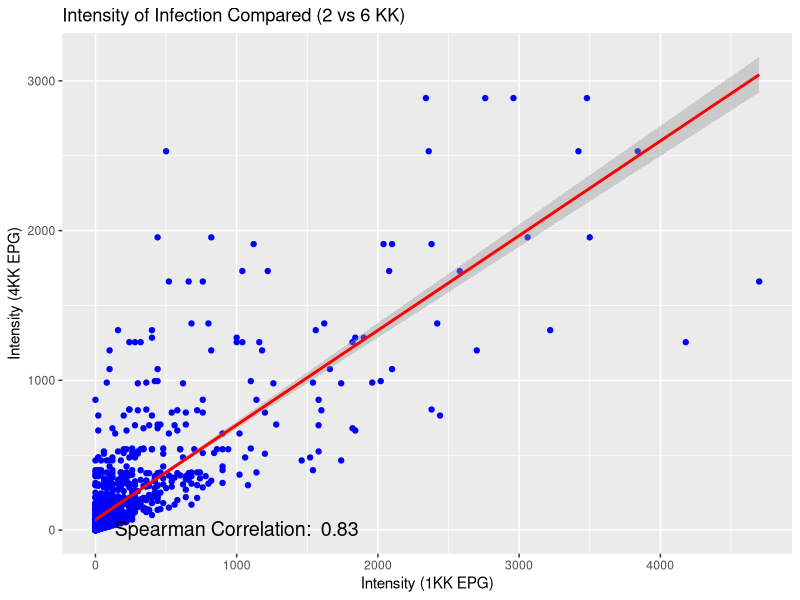
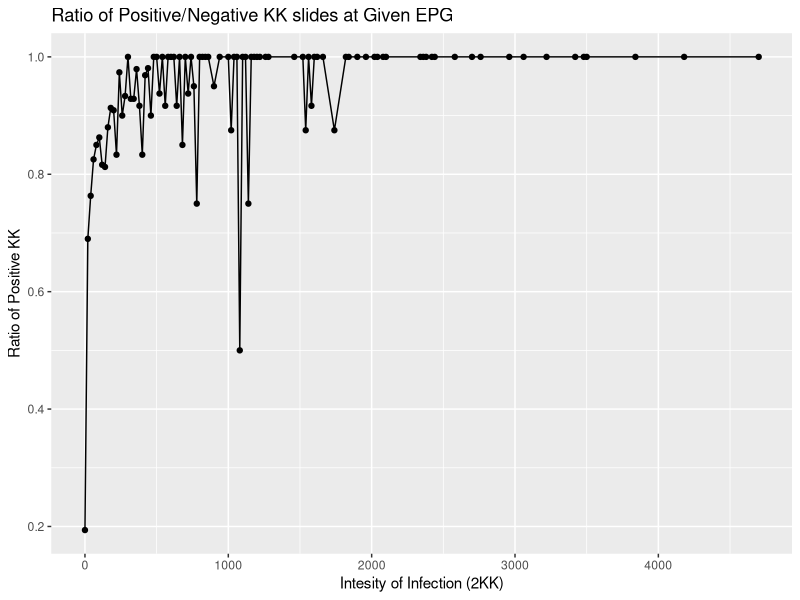
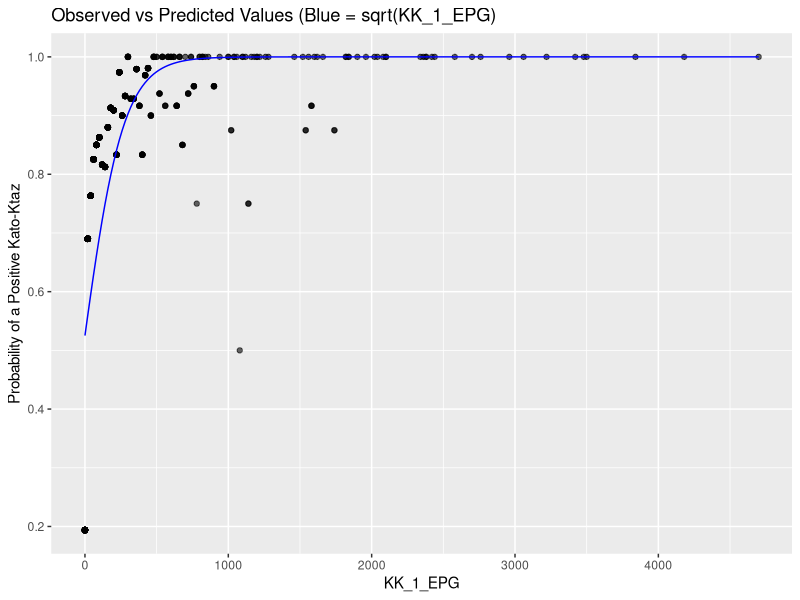
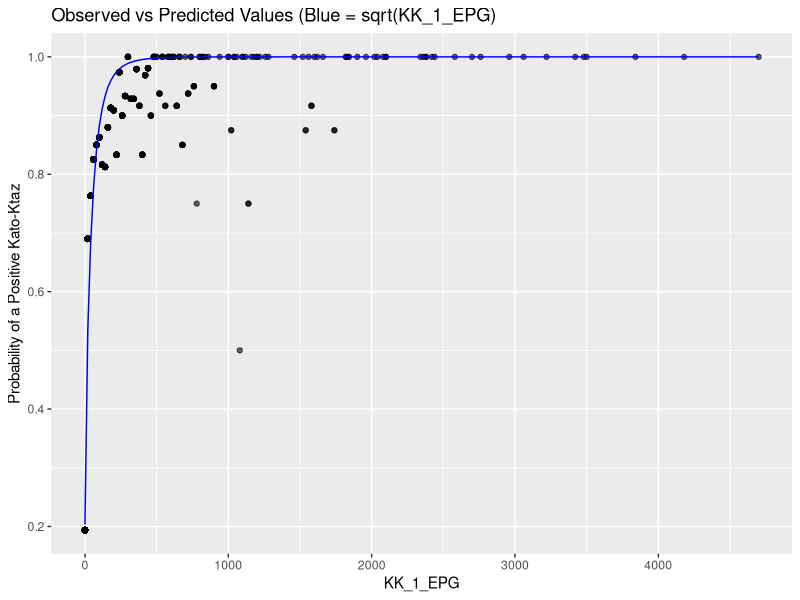
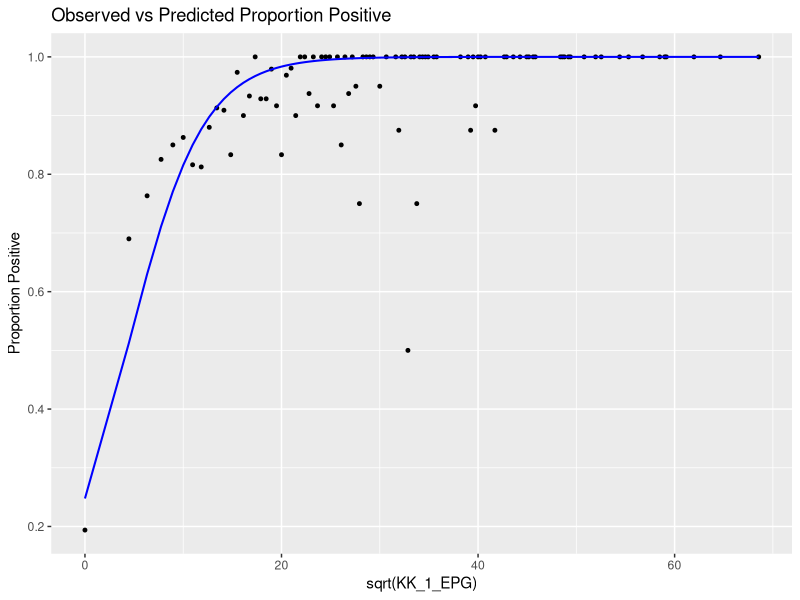
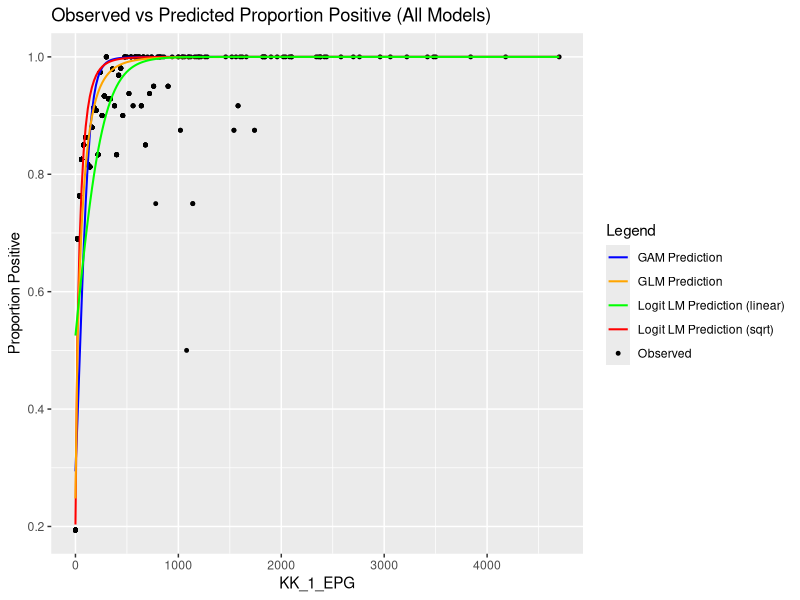
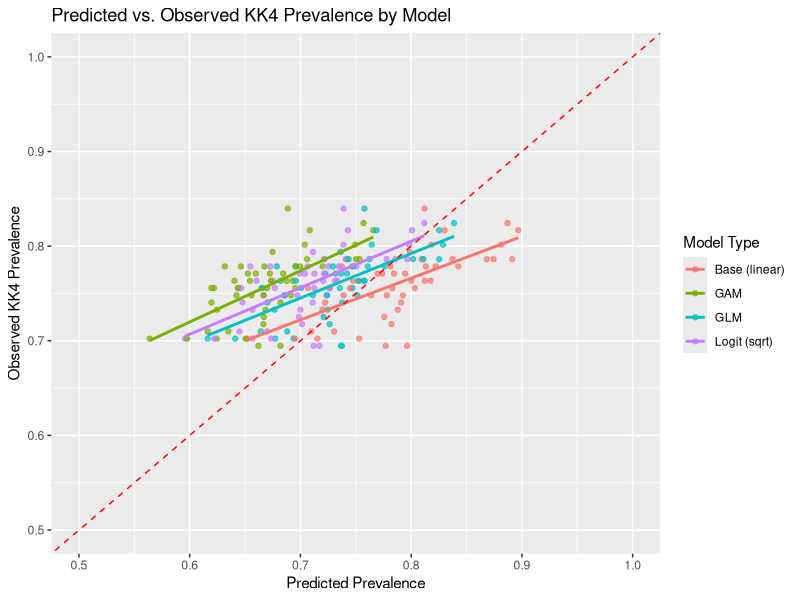
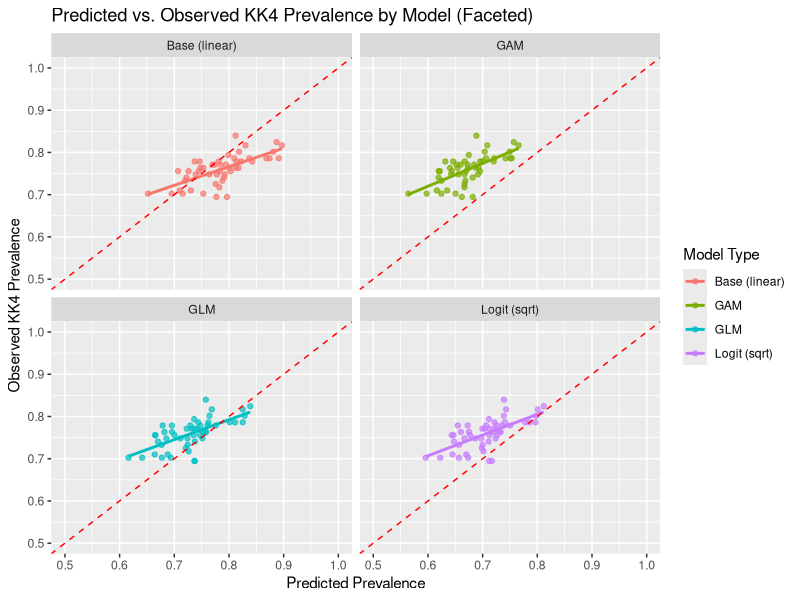

Write the R code that produced these figures, in order.
#Prevalence Prediction from KK intentisty of infection using linear regression. 

#Utilisation of a model trained on KK1 from a single stool to predict probability of detecting a positive
#at this EPG based on a village population also tested with 4KK from 4 stools. Detecting Schistosoma Mansoni

########Data Manipulation########

df <- read.csv("SM_Data_4kk_n327.csv")
dim(df)
head(df)

#Selecting only Columns required
selected_df <- df[, c(2:6, 8, 10)]
head(selected_df)

#Multiplying to get EPG - not needed but helps visualise the data. 
selected_df[1:4] <- selected_df[1:4]*20
View(selected_df)
# Load the tidyverse package
library(tidyverse)

# Use pivot_longer to reshape the data - treating each KK1 for each individual as a seporate event. 
#maximising number of observations and the variability possible for each KK4 event. 
long_df <- selected_df %>%
  pivot_longer(
    cols = -c(MPEG, Prob_pos, KK_POS),  # Exclude both KK_4_EPG and KK_POS
    names_to = "Combination",
    values_to = "Value"
  )

# View the first few rows of the long format dataframe
head(long_df)

library(dplyr)
selected_df <- select(long_df, -Combination)

head(selected_df)

selected_df <- selected_df %>%
  rename(KK_1_EPG = Value)

selected_df <- selected_df %>%
  rename(KK_4_EPG = MPEG)

selected_df <- selected_df[, c("KK_4_EPG", "KK_1_EPG", "KK_POS", "Prob_pos")]

write.csv(selected_df, "KK_Count_long_4KK.csv")

head(selected_df)
dim(selected_df)

combined_df <- selected_df

# Calculate Spearman correlation and p-value
cor_test <- cor.test(combined_df$KK_1_EPG, combined_df$KK_4_EPG, method = "spearman")

# Extract the Spearman correlation coefficient
correlation <- cor_test$estimate

library(ggplot2)

# Create ggplot
ggplot(combined_df, aes(x = KK_1_EPG, y = KK_4_EPG)) +
  geom_point(color = "blue") +  # Plot the points
  geom_smooth(method = "lm", se = TRUE, color = "red") +  # Add linear model line
  labs(
    title = "Intensity of Infection Compared (2 vs 6 KK)",
    x = "Intensity (1KK EPG)",
    y = "Intensity (4KK EPG)"
  ) +
  annotate("text", x = 1000, y = 10, 
           label = paste("Spearman Correlation: ", round(correlation, 2)), 
           color = "black", size = 5)

##creating table for analysis - grouping by positive KK's by KK1 EPG. 

# Convert table to dataframe
library(dplyr)

# Create df_table using dplyr instead of table()
df_table <- combined_df %>%
  count(KK_POS, KK_1_EPG, name = "Count") %>%  # Count occurrences
  arrange(KK_1_EPG, KK_POS)  # Optional: Arrange for better readability

# Print the dataframe
print(df_table)

library(dplyr)

# Compute weighted sum and total count by KK_1_EPG - probabiltiy of positive KK by each EPG 
# Create the summarized table with counts for each KK_POS as columns
df_table_sum <- df_table %>%
  mutate(weighted_value = KK_POS * Count) %>%  # Calculate weighted value
  group_by(KK_1_EPG) %>%  # Group by KK_1_EPG
  summarise(
    Sum_Weighted_Value = sum(weighted_value),  # Sum of weighted values
    Total_Count = sum(Count) * 4,  # Sum of counts for each KK_1_EPG
    `0` = sum(Count[KK_POS == 0]),  # Count for KK_POS == 0
    `1` = sum(Count[KK_POS == 1]),  # Count for KK_POS == 1
    `2` = sum(Count[KK_POS == 2]),  # Count for KK_POS == 2
    `3` = sum(Count[KK_POS == 3]),  # Count for KK_POS == 2
    `4` = sum(Count[KK_POS == 4])   # Count for KK_POS == 3
  ) %>%
  ungroup()  # Ensure no grouping remains

# Print the result
print(df_table_sum)

# Assuming df_table_sum already exists as shown in the example - calculate proportion of positive 
#KK's at each reported KK1 EPG

df_table_sum <- df_table_sum %>%
  mutate(Ratio_Weighted_Value_Per_Count = Sum_Weighted_Value / Total_Count)

# Print the updated dataframe
print(df_table_sum)

# Create the plot
ggplot(df_table_sum, aes(x = KK_1_EPG, y = Ratio_Weighted_Value_Per_Count)) +
  geom_line() +  # Line plot
  geom_point() +  # Add points to the plot
  labs(
    title = "Ratio of Positive/Negative KK slides at Given EPG",
    x = "Intesity of Infection (2KK)",
    y = "Ratio of Positive KK"
  )

# Perform the join and merge the probability values back with 
combined_df <- combined_df %>%
  left_join(df_table_sum %>%
              select(KK_1_EPG, Ratio_Weighted_Value_Per_Count), 
            by = "KK_1_EPG")

# View the updated combined_df
head(combined_df)

### building the model####
#logit transform the probabity of identiying the kato katz at a speicfic EPG
# Ensure the values are between 0 and 1, if necessary
# Adjust values that are exactly 0 or 1 to avoid logit issues

combined_df$Ratio_Weighted_Value_Per_Count <- as.numeric(combined_df$Ratio_Weighted_Value_Per_Count)

combined_df <- combined_df %>%
  mutate(
    Ratio_adjusted = ifelse(Ratio_Weighted_Value_Per_Count == 1, 0.9999999,
                            Ratio_Weighted_Value_Per_Count),
    Ratio_logit = log(Ratio_adjusted / (1 - Ratio_adjusted))
  )

#Check its worked. 
max(combined_df$Ratio_adjusted)
min(combined_df$Ratio_adjusted)

model_logit <- lm(Ratio_logit ~ KK_1_EPG, data = combined_df)
model_logit_lm <- lm(Ratio_logit ~ sqrt(KK_1_EPG), data = combined_df)


anova(model_logit_lm, model_logit)

# Step 2: Get predicted logit_base values for basic model
combined_df$predicted_logit_base <- predict(model_logit, newdata = combined_df)

# Reverse logit transformation to get predicted values back on the original scale
combined_df$predicted_base_original <- 1 / (1 + exp(-combined_df$predicted_logit_base))

ggplot(combined_df, aes(x = KK_1_EPG, y = Ratio_Weighted_Value_Per_Count)) +
  geom_point(alpha = 0.6) +  # Observed points
  geom_line(aes(x = KK_1_EPG, y = predicted_base_original), color = "blue") +  # Predicted line
  labs(
    title = "Observed vs Predicted Values (Blue = sqrt(KK_1_EPG)",
    x = "KK_1_EPG",
    y = "Probability of a Positive Kato-Ktaz"
  )

# Step 2: Get predicted logit values for sqrt() model
combined_df$predicted_logit <- predict(model_logit_lm, newdata = combined_df)

# Reverse logit transformation to get predicted values back on the original scale
combined_df$predicted_original <- 1 / (1 + exp(-combined_df$predicted_logit))

ggplot(combined_df, aes(x = KK_1_EPG, y = Ratio_Weighted_Value_Per_Count)) +
  geom_point(alpha = 0.6) +  # Observed points
  geom_line(aes(x = KK_1_EPG, y = predicted_original), color = "blue") +  # Predicted line
  labs(
    title = "Observed vs Predicted Values (Blue = sqrt(KK_1_EPG)",
    x = "KK_1_EPG",
    y = "Probability of a Positive Kato-Ktaz"
  )

#####Additional Models exploring GLM and Generalized Additive Model######
View(df_table_sum)

#this uses the values obtained in the summary table 'df_table_sum'
model_glm <- glm(cbind(Sum_Weighted_Value, Total_Count - Sum_Weighted_Value) ~ sqrt(KK_1_EPG),
                 family = binomial(link = "logit"), data = df_table_sum)

df_table_sum$predicted_prob <- predict(model_glm, type = "response")

#now join with the original dataset with individual level data
library(dplyr)

combined_df <- combined_df %>%
  left_join(df_table_sum %>% select(KK_1_EPG, Sum_Weighted_Value, Total_Count), by = "KK_1_EPG")

combined_df <- combined_df %>%
  select(-Sum_Weighted_Value, -Total_Count)

combined_df$predicted_prob_glm <- predict(model_glm, newdata = combined_df, type = "response")

library(ggplot2)

ggplot(df_table_sum, aes(x = sqrt(KK_1_EPG))) +
  geom_point(aes(y = Sum_Weighted_Value / Total_Count), color = "black", size = 1) +  # Observed proportion
  geom_line(aes(y = predicted_prob), color = "blue", size = 0.7) +  # Predicted probability
  labs(
    x = "sqrt(KK_1_EPG)",
    y = "Proportion Positive",
    title = "Observed vs Predicted Proportion Positive"
  )

#GAM model
library(mgcv)

model_gam <- gam(Ratio_logit ~ s(KK_1_EPG), data = combined_df)

combined_df$predicted_logit_gam <- predict(model_gam)

combined_df$predicted_prob_gam <- 1 / (1 + exp(-combined_df$predicted_logit_gam))

#plot all models on single plot with raw data. 
ggplot(combined_df, aes(x = KK_1_EPG)) +
  geom_point(aes(y = Ratio_adjusted, color = "Observed"), size = 1) +
  geom_line(aes(y = predicted_prob_gam, color = "GAM Prediction"), size = 0.7) +
  geom_line(aes(y = predicted_original, color = "Logit LM Prediction (sqrt)"), size = 0.7) +
  geom_line(aes(y = predicted_prob_glm, color = "GLM Prediction"), size = 0.7) +
  geom_line(aes(y = predicted_base_original, color = "Logit LM Prediction (linear)"), size = 0.7) +
  scale_color_manual(
    name = "Legend",
    values = c(
      "Observed" = "black",
      "GAM Prediction" = "blue",
      "Logit LM Prediction (sqrt)" = "red",
      "GLM Prediction" = "orange",
      "Logit LM Prediction (linear)" = "green"
    )
  ) +
  labs(
    x = "KK_1_EPG",
    y = "Proportion Positive",
    title = "Observed vs Predicted Proportion Positive (All Models)"
  )

#model_logit
#model_logit_lm
#model_glm
#model_gam

######Testing model predictions######

#Reverse the probability of being detected to calculate the probability of missed diagnosis
#if this was detected how many were missed? 
combined_df$ProbPosScor_base <- 1/combined_df$predicted_base_original
combined_df$ProbPosScor <- 1/combined_df$predicted_original
combined_df$ProbPosScor_gam <- 1/combined_df$predicted_prob_gam
combined_df$ProbPosScor_glm <- 1/combined_df$predicted_prob_glm

#only calculate on the positive individuals.
#this is the number of probable positives in the population based off the individual level EPG divided by the numbr of individuals in the population
pred_prev_base <- sum(combined_df$ProbPosScor_base[combined_df$KK_1_EPG != 0]) / nrow(combined_df)
pred_prev <- sum(combined_df$ProbPosScor[combined_df$KK_1_EPG != 0]) / nrow(combined_df)
pred_prev_gam <- sum(combined_df$ProbPosScor_gam[combined_df$KK_1_EPG != 0]) / nrow(combined_df)
pred_prev_glm <- sum(combined_df$ProbPosScor_glm[combined_df$KK_1_EPG != 0]) / nrow(combined_df)

#View the predicted prevalence of positive individuals
pred_prev_base
#0.7815509
pred_prev
#0.7018444
pred_prev_gam
#0.8471201
pred_prev_glm
#0.7385028

#calculate the prevalence as determien by KK4
KK4_prev <- sum(combined_df$KK_4_EPG != 0) / nrow(combined_df)
#0.7607362

#####Test and Train of model same visits 1:10 split CV####
#this gives us the ability to explore how each model works at different prevalence levels and vague sense of accuracy on unknown data
names(combined_df)

set.seed(123)  # For reproducibility

run_model_multiple_times <- function(data, n_iter = 50) {
  results <- data.frame(
    iteration = integer(), 
    KK1_mean = numeric(),
    KK1_median = numeric(),
    KK1_max = numeric(),
    KK1_pos_count = integer(),
    light_count = integer(),
    moderate_count = integer(),
    heavy_count = integer(),
    pred_prev_logit = numeric(),
    pred_prev_base = numeric(),
    pred_prev_glm = numeric(),
    pred_prev_gam = numeric(),
    KK4_prev = numeric(),
    KK2_prev = numeric()
  )  
  
  for (i in 1:n_iter) {
    # Random split
    train_indices <- sample(seq_len(nrow(data)), size = 0.9 * nrow(data))
    train_data <- data[train_indices, ]
    test_data <- data[-train_indices, ]
    
    # Compute summary stats from test set
    KK1_mean <- mean(test_data$KK_1_EPG, na.rm = TRUE)
    KK1_median <- median(test_data$KK_1_EPG, na.rm = TRUE)
    KK1_max <- max(test_data$KK_1_EPG, na.rm = TRUE)
    KK1_pos_count <- sum(test_data$KK_1_EPG > 0, na.rm = TRUE)
    
    # Intensity categories
    light_count <- sum(test_data$KK_1_EPG >= 1 & test_data$KK_1_EPG <= 99, na.rm = TRUE)
    moderate_count <- sum(test_data$KK_1_EPG >= 100 & test_data$KK_1_EPG <= 399, na.rm = TRUE)
    heavy_count <- sum(test_data$KK_1_EPG >= 400, na.rm = TRUE)
    
    # Compute prevalence
    KK4_prev <- sum(test_data$KK_4_EPG != 0) / nrow(test_data)  
    KK2_prev <- sum(test_data$KK_1_EPG != 0) / nrow(test_data)  
    
    # Transform and fit models
    train_data <- train_data %>%
      mutate(
        Ratio_adjusted = pmin(pmax(Ratio_Weighted_Value_Per_Count, 1e-10), 1 - 0.000001),
        Ratio_logit = log(Ratio_adjusted / (1 - Ratio_adjusted))
      )
    
    test_data <- test_data %>%
      mutate(Ratio_adjusted = pmin(pmax(Ratio_Weighted_Value_Per_Count, 1e-10), 1 - 0.000001))
    
    model_logit_lm <- lm(Ratio_logit ~ sqrt(KK_1_EPG), data = train_data)
    model_base <- lm(Ratio_logit ~ KK_1_EPG, data = train_data)
    model_glm <- glm(Ratio_adjusted ~ sqrt(KK_1_EPG), data = train_data, family = binomial)
    model_gam <- gam(Ratio_adjusted ~ s(sqrt(KK_1_EPG)), data = train_data)
    
    # Predict
    test_data$predicted_logit <- predict(model_logit_lm, newdata = test_data)
    test_data$predicted_original_logit <- 1 / (1 + exp(-test_data$predicted_logit))
    
    test_data$predicted_base <- predict(model_base, newdata = test_data)
    test_data$predicted_original_base <- 1 / (1 + exp(-test_data$predicted_base))
    
    test_data$predicted_glm <- predict(model_glm, newdata = test_data, type = "response")
    test_data$predicted_gam <- predict(model_gam, newdata = test_data, type = "response")
    
    # Prevalence prediction
    pred_prev_logit <- sum(1 / test_data$predicted_original_logit[test_data$KK_1_EPG != 0]) / nrow(test_data)
    pred_prev_base <- sum(1 / test_data$predicted_original_base[test_data$KK_1_EPG != 0]) / nrow(test_data)
    pred_prev_glm <- sum(1 / test_data$predicted_glm[test_data$KK_1_EPG != 0]) / nrow(test_data)
    pred_prev_gam <- sum(1 / test_data$predicted_gam[test_data$KK_1_EPG != 0]) / nrow(test_data)
    
    # Store results
    results <- rbind(results, data.frame(
      iteration = i,
      KK1_mean = KK1_mean,
      KK1_median = KK1_median,
      KK1_max = KK1_max,
      KK1_pos_count = KK1_pos_count,
      light_count = light_count,
      moderate_count = moderate_count,
      heavy_count = heavy_count,
      pred_prev_logit = pred_prev_logit,
      pred_prev_base = pred_prev_base,
      pred_prev_glm = pred_prev_glm,
      pred_prev_gam = pred_prev_gam,
      KK4_prev = KK4_prev,
      KK2_prev = KK2_prev
    ))
  }
  
  return(results)
}

# Run the function
results_v1 <- run_model_multiple_times(combined_df)

View(results_v1)

final_results <- results_v1

# Define columns to summarise
cols_to_summarise <- c("pred_prev_logit", "pred_prev_base", "pred_prev_glm", 
                       "pred_prev_gam", "KK4_prev", "KK2_prev")

# Compute summary statistics
summary_results_iter <- data.frame(
  Variable = cols_to_summarise,
  Mean = sapply(results_v1[cols_to_summarise], mean),
  Lower_2.5_CI = sapply(results_v1[cols_to_summarise], function(x) quantile(x, 0.025)),
  Upper_97.5_CI = sapply(results_v1[cols_to_summarise], function(x) quantile(x, 0.975))
)

print(summary_results_iter)

write.csv(results_v1, "Multi_model_output.csv")

#now to visualise the results

library(tidyverse)

# Reshape data from wide to long format
results_long <- results_v1 %>%
  pivot_longer(cols = starts_with("pred_prev"), 
               names_to = "model", 
               values_to = "pred_prev") %>%
  mutate(model = recode(model,
                        pred_prev_logit = "Logit (sqrt)",
                        pred_prev_base = "Base (linear)",
                        pred_prev_glm = "GLM",
                        pred_prev_gam = "GAM"))

#plotting results of the train and hold out for the 4 models together. 
ggplot(results_long, aes(x = pred_prev, y = KK4_prev, color = model)) +
  geom_point(alpha = 0.7) +
  geom_smooth(method = "lm", se = FALSE) +  # Add linear model line per group
  geom_abline(slope = 1, intercept = 0, linetype = "dashed", color = "red") +  # x = y reference line
  labs(
    title = "Predicted vs. Observed KK4 Prevalence by Model",
    x = "Predicted Prevalence",
    y = "Observed KK4 Prevalence",
    color = "Model Type"
  ) +
  xlim(0.5, 1) +
  ylim(0.5, 1)

#now individually
ggplot(results_long, aes(x = pred_prev, y = KK4_prev, color = model)) +
  geom_point(alpha = 0.7) +
  geom_smooth(method = "lm", se = FALSE) +
  geom_abline(slope = 1, intercept = 0, linetype = "dashed", color = "red") +
  labs(
    title = "Predicted vs. Observed KK4 Prevalence by Model (Faceted)",
    x = "Predicted Prevalence",
    y = "Observed KK4 Prevalence",
    color = "Model Type"
  ) +
  xlim(0.5, 1) +
  ylim(0.5, 1) +
  facet_wrap(~ model, ncol = 2)

# Step 1: Reshape and calculate pred_dif 
# Add difference from 'true' prevalence and predcited prevalence
results_long <- results_long %>%
  mutate(pred_dif = pred_prev - KK4_prev)


# Step 2: Plot pred_dif vs KK2_prev
ggplot(results_long, aes(x = KK2_prev, y = pred_dif, color = model)) +
  geom_point(alpha = 0.7) +
  geom_smooth(method = "lm", se = FALSE) +
  geom_hline(yintercept = 0, linetype = "dashed", color = "black") +
  facet_wrap(~ model, ncol = 2) +
  labs(
    title = "Prediction Difference (Predicted - KK4) vs KK2 Prevalence",
    x = "KK2 Prevalence",
    y = "Prediction Difference"
  )

#plot on same graph
ggplot(results_long, aes(x = KK2_prev, y = pred_dif, color = model)) +
  geom_point(alpha = 0.7) +
  geom_smooth(method = "lm", se = FALSE) +
  geom_hline(yintercept = 0, linetype = "dashed", color = "black") +
  labs(
    title = "Prediction Difference vs KK2 Prevalence (All Models)",
    x = "KK2 Prevalence",
    y = "Prediction Difference",
    color = "Model"
  )

###### Testing this model's approach on two new villages#####

#manipulating the new dataset to fit the models inputs. 
df <- read.csv("SM_Data.csv")

dim(df)

names(df)

df_2 <- df[df$Location == 2, ]
df_3 <- df[df$Location == 1, ]

# For df_2 2_kk
selected_df_2 <- df_2[, c(1:3, 6:8)]
selected_df_2[2:3] <- selected_df_2[2:3]*20
selected_df_2 <- selected_df_2[complete.cases(selected_df_2[, 1:3]), ]
selected_df_2$Prob_pos <- selected_df_2$KK_POS/selected_df_2$KK

# For df_3 3_kk
selected_df_3 <- df_3[, c(1:4, 6:8)]
selected_df_3[2:4] <- selected_df_3[2:4]*20
selected_df_3 <- selected_df_3[complete.cases(selected_df_3[, 1:5]), ]
selected_df_3$Prob_pos <- selected_df_3$KK_POS/selected_df_3$KK

library(tidyr)

# Use pivot_longer to reshape the data
long_df_2 <- selected_df_2 %>%
  pivot_longer(
    cols = -c(MPEG, Prob_pos, KK_POS, age, KK),  # Exclude both KK_4_EPG and KK_POS
    names_to = "Combination",
    values_to = "Value"
  )

# View the first few rows of the long format dataframe
head(long_df_2)

library(dplyr)
selected_df_2 <- select(long_df_2, -Combination)

head(selected_df_2)

selected_df_2 <- selected_df_2 %>%
  rename(KK_1_EPG = Value)

selected_df_2 <- selected_df_2 %>%
  rename(KK_2_EPG = MPEG)

selected_df_2 <- selected_df_2[, c("KK_2_EPG", "KK_1_EPG", "KK_POS", "Prob_pos")]

write.csv(selected_df_2, "KK_Count_long_2KK.csv")

# Use pivot_longer to reshape the data
long_df_3 <- selected_df_3 %>%
  pivot_longer(
    cols = -c(MPEG, Prob_pos, KK_POS, age, KK),  # Exclude both KK_4_EPG and KK_POS
    names_to = "Combination",
    values_to = "Value"
  )

# View the first few rows of the long format dataframe
head(long_df_3)

library(dplyr)
selected_df_3 <- select(long_df_3, -Combination)

head(selected_df_3)

selected_df_3 <- selected_df_3 %>%
  rename(KK_1_EPG = Value)

selected_df_3 <- selected_df_3 %>%
  rename(KK_3_EPG = MPEG)

selected_df_3 <- selected_df_3[, c("KK_3_EPG", "KK_1_EPG", "KK_POS", "Prob_pos")]

write.csv(selected_df_3, "KK_Count_long_3KK.csv")

#claculating the prevalence of the dataset if 1KK used and if 2KK/3KK used
KK_1_EPG_prev_value_2 <- sum(selected_df_2$KK_1_EPG > 0) / sum(selected_df_2$KK_1_EPG >= 0)
KK_2_EPG_prev_value_2 <- sum(selected_df_2$KK_2_EPG > 0) / sum(selected_df_2$KK_2_EPG >= 0)

KK_1_EPG_prev_value_2
KK_2_EPG_prev_value_2

KK_1_EPG_prev_value_3 <- sum(selected_df_3$KK_1_EPG > 0) / sum(selected_df_3$KK_1_EPG >= 0)
KK_3_EPG_prev_value_3 <- sum(selected_df_3$KK_3_EPG > 0) / sum(selected_df_3$KK_3_EPG >= 0)

KK_1_EPG_prev_value_3
KK_3_EPG_prev_value_3

combined_df_2 <- selected_df_2
combined_df_3 <- selected_df_3

#model_logit
#model_logit_lm
#model_glm
#model_gam

####Applying the models to the new dataset's####

ci_preds <- predict(model_logit_lm, newdata = combined_df_2, interval = "confidence")
# Back-transform CI predictions
ci_preds_original <- as.data.frame(ci_preds)
ci_preds_original <- ci_preds_original %>%
  mutate(
    fit = plogis(fit),
    lwr = plogis(lwr),
    upr = plogis(upr)
  )

#predicted and reverse logit
combined_df_2$predicted_logit <- predict(model_logit_lm, newdata = combined_df_2)
combined_df_2$predicted_original_logit <- 1 / (1 + exp(-combined_df_2$predicted_logit))

combined_df_2$predicted_base <- predict(model_logit, newdata = combined_df_2)
combined_df_2$predicted_original_base <- 1 / (1 + exp(-combined_df_2$predicted_base))

combined_df_2$predicted_glm <- predict(model_glm, newdata = combined_df_2, type = "response")

combined_df_2$predicted_gam <- predict(model_gam, newdata = combined_df_2, type = "response")
combined_df_2$predicted_original_gam <- 1 / (1 + exp(-combined_df_2$predicted_gam))

# Prevalence prediction
pred_prev_logit <- sum(1 / combined_df_2$predicted_original_logit[combined_df_2$KK_1_EPG != 0]) / nrow(combined_df_2)
pred_prev_base <- sum(1 / combined_df_2$predicted_original_base[combined_df_2$KK_1_EPG != 0]) / nrow(combined_df_2)
pred_prev_glm <- sum(1 / combined_df_2$predicted_glm[combined_df_2$KK_1_EPG != 0]) / nrow(combined_df_2)
pred_prev_gam <- sum(1 / combined_df_2$predicted_original_gam[combined_df_2$KK_1_EPG != 0]) / nrow(combined_df_2)

pred_prev_logit
pred_prev_base
pred_prev_glm
pred_prev_gam
#######

# ---- Load required packages ----
library(dplyr)
library(tibble)

# ---- Function to extract prediction summary ----
get_prediction_summary <- function(df, fit_col, lwr_col, upr_col) {
  data.frame(
    Prevalence = sum(1 / df[[fit_col]][df$KK_1_EPG > 0])/ nrow(df),
    CI_low = sum(1 / df[[lwr_col]][df$KK_1_EPG > 0]) / nrow(df),
    CI_high = sum(1 / df[[upr_col]][df$KK_1_EPG > 0]) / nrow(df)
  )
}



#sum(1 / combined_df_2$predicted_original_logit[combined_df_2$KK_1_EPG != 0]) / nrow(combined_df_2)

# ---- Create a new data frame with only the KK_1_EPG column ----
model_outputs_2 <- combined_df_2 %>%
  select(KK_1_EPG)

# ---- View the new data frame ----
head(model_outputs_2)

# ---- Predict with confidence intervals for each model ----
logit_lm_ci <- predict(model_logit_lm, newdata = model_outputs_2, interval = "confidence")

base_lm_ci  <- predict(model_logit, newdata = model_outputs_2, interval = "confidence")

# For GLM: type = "link" to get logit scale (like lm), then CI
glm_link_ci <- predict(model_glm, newdata = model_outputs_2, type = "link", se.fit = TRUE)
glm_ci_df <- data.frame(
  fit = glm_link_ci$fit,
  lwr = glm_link_ci$fit - 1.96 * glm_link_ci$se.fit,
  upr = glm_link_ci$fit + 1.96 * glm_link_ci$se.fit
)

# For GAM (same as GLM)
gam_link_ci <- predict(model_gam, newdata = model_outputs_2, type = "link", se.fit = TRUE)
gam_ci_df <- data.frame(
  fit = gam_link_ci$fit,
  lwr = gam_link_ci$fit - 1.96 * gam_link_ci$se.fit,
  upr = gam_link_ci$fit + 1.96 * gam_link_ci$se.fit
)

# Apply plogis and rename columns before adding to model_outputs_2
logit_lm_ci_df <- as.data.frame(logit_lm_ci) %>%
  mutate(across(everything(), plogis)) %>%
  rename(
    logit_lm_fit = fit,
    logit_lm_lwr = lwr,
    logit_lm_upr = upr
  )

# Do the same for the other models
base_lm_ci_df <- as.data.frame(base_lm_ci) %>%
  mutate(across(everything(), plogis)) %>%
  rename(
    base_lm_fit = fit,
    base_lm_lwr = lwr,
    base_lm_upr = upr
  )

glm_ci_df <- glm_ci_df %>%
  mutate(across(everything(), plogis)) %>%
  rename(
    glm_fit = fit,
    glm_lwr = lwr,
    glm_upr = upr
  )

gam_ci_df <- gam_ci_df %>%
  mutate(across(everything(), plogis)) %>%
  rename(
    gam_fit = fit,
    gam_lwr = lwr,
    gam_upr = upr
  )

# Bind all columns together with KK_1_EPG into model_outputs_2
model_outputs_2 <- bind_cols(
  combined_df_2["KK_1_EPG"],
  logit_lm_ci_df,
  base_lm_ci_df,
  glm_ci_df,
  gam_ci_df
)

# ---- Combine into summary table ----
summary_table_2 <- bind_rows(
  get_prediction_summary(model_outputs_2, "logit_lm_fit", "logit_lm_lwr", "logit_lm_upr"),
  get_prediction_summary(model_outputs_2, "base_lm_fit", "base_lm_lwr", "base_lm_upr"),
  get_prediction_summary(model_outputs_2, "glm_fit", "glm_lwr", "glm_upr"),
  get_prediction_summary(model_outputs_2, "gam_fit", "gam_lwr", "gam_upr")
) %>%
  mutate(Model = c("Logit_lm", "Base_lm", "GLM", "GAM")) %>%
  select(Model, everything())

# ---- View result ----
print(summary_table_2)

####Combined_df_3

# ---- Create a new data frame with only the KK_1_EPG column ----
model_outputs_3 <- combined_df_3 %>%
  select(KK_1_EPG)

# ---- Predict with confidence intervals for each model ----
logit_lm_ci <- predict(model_logit_lm, newdata = model_outputs_3, interval = "confidence")
base_lm_ci  <- predict(model_logit, newdata = model_outputs_3, interval = "confidence")

# GLM
glm_link_ci <- predict(model_glm, newdata = model_outputs_3, type = "link", se.fit = TRUE)
glm_ci_df <- data.frame(
  fit = glm_link_ci$fit,
  lwr = glm_link_ci$fit - 1.96 * glm_link_ci$se.fit,
  upr = glm_link_ci$fit + 1.96 * glm_link_ci$se.fit
)

# GAM
gam_link_ci <- predict(model_gam, newdata = model_outputs_3, type = "link", se.fit = TRUE)
gam_ci_df <- data.frame(
  fit = gam_link_ci$fit,
  lwr = gam_link_ci$fit - 1.96 * gam_link_ci$se.fit,
  upr = gam_link_ci$fit + 1.96 * gam_link_ci$se.fit
)

# Apply plogis and rename columns
logit_lm_ci_df <- as.data.frame(logit_lm_ci) %>%
  mutate(across(everything(), plogis)) %>%
  rename(
    logit_lm_fit = fit,
    logit_lm_lwr = lwr,
    logit_lm_upr = upr
  )

base_lm_ci_df <- as.data.frame(base_lm_ci) %>%
  mutate(across(everything(), plogis)) %>%
  rename(
    base_lm_fit = fit,
    base_lm_lwr = lwr,
    base_lm_upr = upr
  )

glm_ci_df <- glm_ci_df %>%
  mutate(across(everything(), plogis)) %>%
  rename(
    glm_fit = fit,
    glm_lwr = lwr,
    glm_upr = upr
  )

gam_ci_df <- gam_ci_df %>%
  mutate(across(everything(), plogis)) %>%
  rename(
    gam_fit = fit,
    gam_lwr = lwr,
    gam_upr = upr
  )

# Combine with KK_1_EPG into model_outputs_3
model_outputs_3 <- bind_cols(
  combined_df_3["KK_1_EPG"],
  logit_lm_ci_df,
  base_lm_ci_df,
  glm_ci_df,
  gam_ci_df
)

# ---- Combine into summary table ----
summary_table_3 <- bind_rows(
  get_prediction_summary(model_outputs_3, "logit_lm_fit", "logit_lm_lwr", "logit_lm_upr"),
  get_prediction_summary(model_outputs_3, "base_lm_fit", "base_lm_lwr", "base_lm_upr"),
  get_prediction_summary(model_outputs_3, "glm_fit", "glm_lwr", "glm_upr"),
  get_prediction_summary(model_outputs_3, "gam_fit", "gam_lwr", "gam_upr")
) %>%
  mutate(Model = c("Logit_lm", "Base_lm", "GLM", "GAM")) %>%
  select(Model, everything())

# ---- View result ----
print(summary_table_3)
print(summary_table_2)
